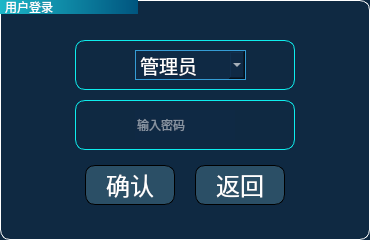
<?xml version="1.0" encoding="UTF-8"?>
<ui version="4.0">
 <class>UserLogin</class>
 <widget class="QDialog" name="UserLogin">
  <property name="geometry">
   <rect>
    <x>0</x>
    <y>0</y>
    <width>370</width>
    <height>240</height>
   </rect>
  </property>
  <property name="windowTitle">
   <string>Dialog</string>
  </property>
  <property name="styleSheet">
   <string notr="true">QDialog{
background-color: rgb(15, 41, 68);
}
QDialog#UserLogin{
	background-color: rgb(15, 41, 66);
	border:1px solid white;
	border-radius:10px;
}
QToolButton{
font: 18pt &quot;楷体&quot;;
color: rgb(255, 255, 255);
border:1px solid;
border-radius:10px;
border-color: rgb(0, 0, 0);
background-color: rgb(43, 79, 102);
}
QToolButton:hover{
font: 17pt &quot;楷体&quot;;
color: rgb(255, 0, 0);
color: rgb(0, 185, 185);
/*background-color: rgb(3, 127, 119);*/
}
QGroupBox{
font: 16pt &quot;楷体&quot;;
border: 1px none black;
color: rgb(44, 44, 44);
border-radius:20px;
}
QGroupBox::title {
color: rgb(255, 255, 255);
subcontrol-origin: margin;
subcontrol-position: top left; /* position at the top center */
padding: 0 3px;
background-color: qlineargradient(spread:reflect, x1:0, y1:0, x2:1, y2:0, stop:0 rgba(28, 183, 200, 255), stop:1 rgba(0, 85, 127, 255));
}
QLabel{
font: 14pt &quot;楷体&quot;;
color: rgb(255, 255, 255);
}

QLineEdit{
font: 12pt &quot;楷体&quot;;
color: rgb(255, 255, 255);
border:1px none rgb(79, 229, 219);
background-color: rgb(255, 255, 255);
background-color: rgb(15, 41, 68);
}
QComboBox {
font: 14pt &quot;楷体&quot;;
color: rgb(255, 255, 255);
border:1px solid rgb(53, 156, 212);
background-color: rgb(15, 41, 68);
}
QComboBox QAbstractItemView::item{
font: 14pt &quot;楷体&quot;;
color: rgb(255, 255, 255);
height:30px;
}
QPushButton{
font: 14pt &quot;楷体&quot;;
color:white;
width:50;
height:30;
border:1px solid;
border-radius:4px;
border-color: rgb(66, 109, 127);
}
QPushButton:pressed{
font: 11pt &quot;楷体&quot;;
}</string>
  </property>
  <widget class="QGroupBox" name="groupBox">
   <property name="geometry">
    <rect>
     <x>0</x>
     <y>0</y>
     <width>371</width>
     <height>216</height>
    </rect>
   </property>
   <property name="title">
    <string>用户登录                        </string>
   </property>
   <widget class="QLabel" name="lbUser">
    <property name="geometry">
     <rect>
      <x>95</x>
      <y>50</y>
      <width>30</width>
      <height>30</height>
     </rect>
    </property>
    <property name="styleSheet">
     <string notr="true">border-image: url(:/Image/user.png);</string>
    </property>
    <property name="text">
     <string/>
    </property>
   </widget>
   <widget class="QLabel" name="label_3">
    <property name="geometry">
     <rect>
      <x>90</x>
      <y>110</y>
      <width>30</width>
      <height>30</height>
     </rect>
    </property>
    <property name="styleSheet">
     <string notr="true">border-image: url(:/Image/pwd.png);</string>
    </property>
    <property name="text">
     <string/>
    </property>
   </widget>
   <widget class="QToolButton" name="tBtnOk">
    <property name="geometry">
     <rect>
      <x>85</x>
      <y>165</y>
      <width>90</width>
      <height>40</height>
     </rect>
    </property>
    <property name="font">
     <font>
      <family>楷体</family>
      <pointsize>18</pointsize>
      <weight>50</weight>
      <italic>false</italic>
      <bold>false</bold>
     </font>
    </property>
    <property name="focusPolicy">
     <enum>Qt::NoFocus</enum>
    </property>
    <property name="text">
     <string>确认</string>
    </property>
    <property name="icon">
     <iconset resource="../image.qrc">
      <normaloff>:/Image/ok.png</normaloff>:/Image/ok.png</iconset>
    </property>
    <property name="iconSize">
     <size>
      <width>25</width>
      <height>25</height>
     </size>
    </property>
    <property name="toolButtonStyle">
     <enum>Qt::ToolButtonTextBesideIcon</enum>
    </property>
   </widget>
   <widget class="QToolButton" name="tBtnBack">
    <property name="enabled">
     <bool>true</bool>
    </property>
    <property name="geometry">
     <rect>
      <x>195</x>
      <y>165</y>
      <width>90</width>
      <height>40</height>
     </rect>
    </property>
    <property name="font">
     <font>
      <family>楷体</family>
      <pointsize>18</pointsize>
      <weight>50</weight>
      <italic>false</italic>
      <bold>false</bold>
     </font>
    </property>
    <property name="focusPolicy">
     <enum>Qt::NoFocus</enum>
    </property>
    <property name="text">
     <string>返回</string>
    </property>
    <property name="icon">
     <iconset resource="../image.qrc">
      <normaloff>:/Image/back.png</normaloff>:/Image/back.png</iconset>
    </property>
    <property name="iconSize">
     <size>
      <width>25</width>
      <height>25</height>
     </size>
    </property>
    <property name="toolButtonStyle">
     <enum>Qt::ToolButtonTextBesideIcon</enum>
    </property>
   </widget>
   <widget class="QComboBox" name="cbBoxUserType">
    <property name="geometry">
     <rect>
      <x>135</x>
      <y>50</y>
      <width>111</width>
      <height>30</height>
     </rect>
    </property>
    <property name="font">
     <font>
      <family>楷体</family>
      <pointsize>14</pointsize>
      <weight>50</weight>
      <italic>false</italic>
      <bold>false</bold>
     </font>
    </property>
    <property name="focusPolicy">
     <enum>Qt::NoFocus</enum>
    </property>
    <property name="contextMenuPolicy">
     <enum>Qt::DefaultContextMenu</enum>
    </property>
    <property name="styleSheet">
     <string notr="true"/>
    </property>
    <property name="maxVisibleItems">
     <number>3</number>
    </property>
    <property name="maxCount">
     <number>3</number>
    </property>
    <item>
     <property name="text">
      <string>管理员</string>
     </property>
    </item>
   </widget>
   <widget class="QLabel" name="label_4">
    <property name="geometry">
     <rect>
      <x>75</x>
      <y>40</y>
      <width>220</width>
      <height>50</height>
     </rect>
    </property>
    <property name="styleSheet">
     <string notr="true">border: 1px solid rgb(14, 237, 237);
border-radius:10px;</string>
    </property>
    <property name="text">
     <string/>
    </property>
   </widget>
   <widget class="QLabel" name="label_5">
    <property name="geometry">
     <rect>
      <x>75</x>
      <y>100</y>
      <width>220</width>
      <height>50</height>
     </rect>
    </property>
    <property name="styleSheet">
     <string notr="true">border: 1px solid rgb(14, 237, 237);
border-radius:10px;</string>
    </property>
    <property name="text">
     <string/>
    </property>
   </widget>
   <widget class="QLineEdit" name="lineEditPwd">
    <property name="geometry">
     <rect>
      <x>135</x>
      <y>110</y>
      <width>100</width>
      <height>30</height>
     </rect>
    </property>
    <property name="focusPolicy">
     <enum>Qt::ClickFocus</enum>
    </property>
    <property name="contextMenuPolicy">
     <enum>Qt::NoContextMenu</enum>
    </property>
    <property name="text">
     <string/>
    </property>
    <property name="maxLength">
     <number>6</number>
    </property>
    <property name="echoMode">
     <enum>QLineEdit::Password</enum>
    </property>
    <property name="placeholderText">
     <string>输入密码</string>
    </property>
   </widget>
   <zorder>label_4</zorder>
   <zorder>label_5</zorder>
   <zorder>lbUser</zorder>
   <zorder>label_3</zorder>
   <zorder>tBtnOk</zorder>
   <zorder>tBtnBack</zorder>
   <zorder>cbBoxUserType</zorder>
   <zorder>lineEditPwd</zorder>
  </widget>
 </widget>
 <resources>
  <include location="../image.qrc"/>
 </resources>
 <connections/>
</ui>
